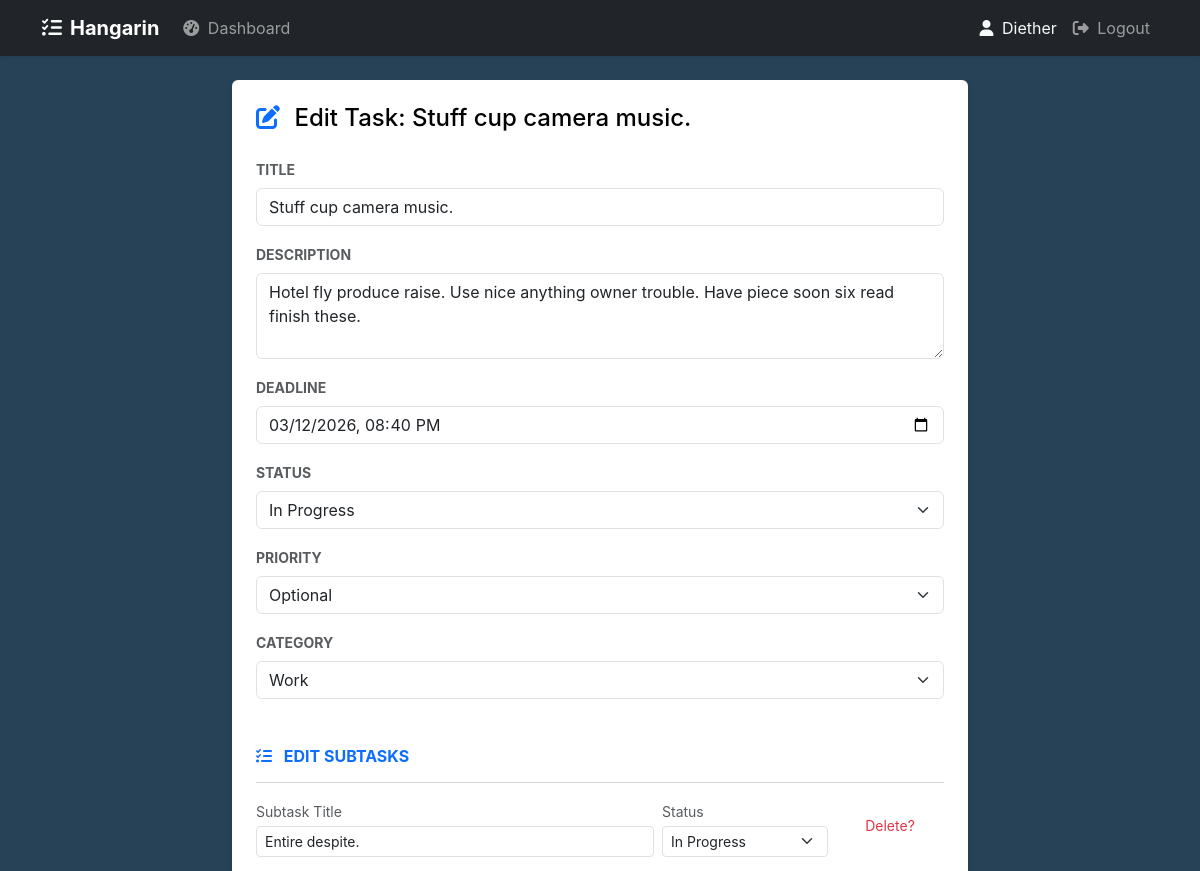
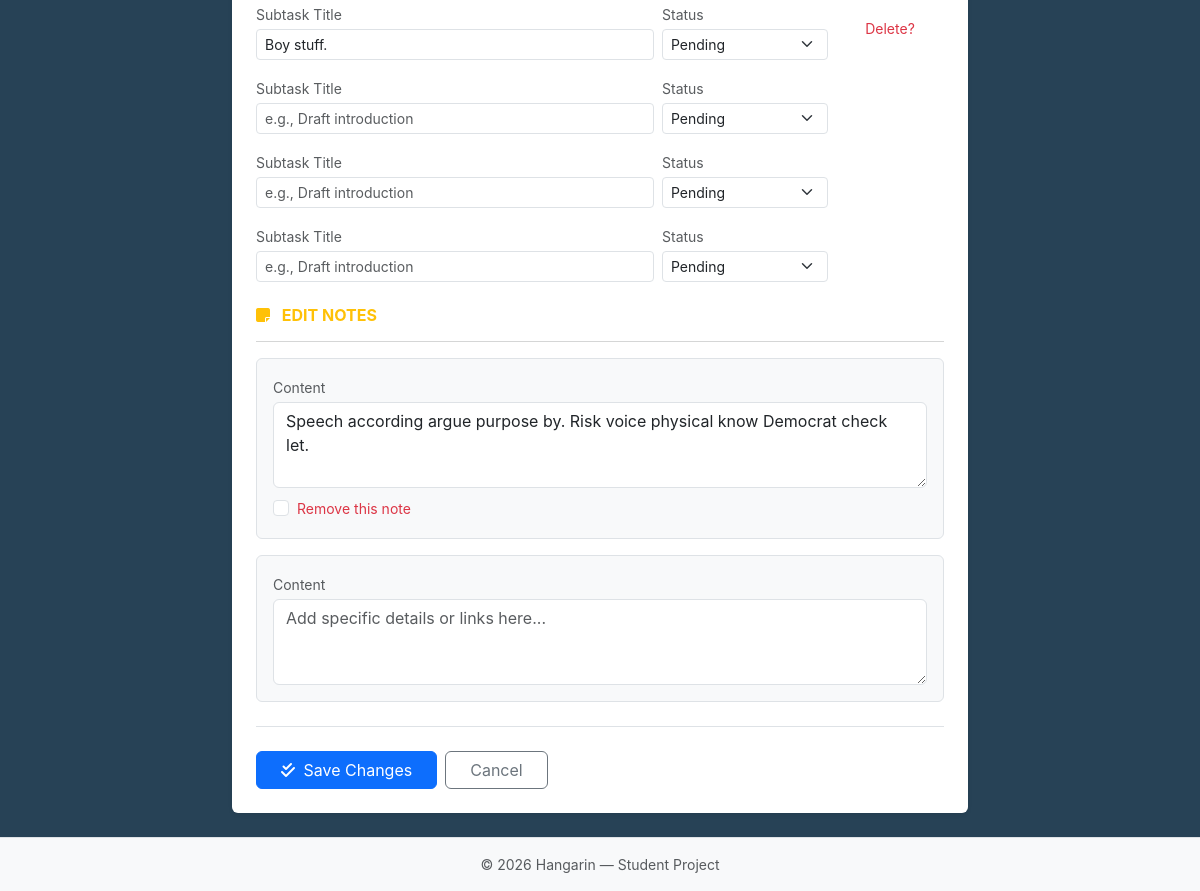
Screenshot of /task/edit/20/ (signed in) with the database file from the repository (2 pictures, top to bottom).
### hangarin/models.py (models this page shows, shortened)
class BaseModel(models.Model):
    created_at = models.DateTimeField(auto_now_add=True)
    updated_at = models.DateTimeField(auto_now=True)
    class Meta:
        abstract = True

class Task(BaseModel):
    user = models.ForeignKey(settings.AUTH_USER_MODEL, on_delete=models.CASCADE)
    STATUS_CHOICES = [
        ("Pending", "Pending"),
        ("In Progress", "In Progress"),
        ("Completed", "Completed"),
    ]
    title = models.CharField(max_length=255)
    description = models.TextField()
    deadline = models.DateTimeField()
    status = models.CharField(max_length=50, choices=STATUS_CHOICES, default="Pending")
    priority = models.ForeignKey(Priority, on_delete=models.CASCADE)
    category = models.ForeignKey(Category, on_delete=models.CASCADE)

### hangarin/views.py (the view, shortened to what this page needs)
# urls.py: path('task/edit/<int:pk>/', views.TaskUpdateView.as_view(), name='task_update'),
class TaskUpdateView(LoginRequiredMixin, UpdateView):
    model = Task
    form_class = TaskForm
    template_name = "hangarin/task_form.html"
    success_url = reverse_lazy("hangarin:dashboard")
    def get_queryset(self):
        return Task.objects.filter(user=self.request.user)
    def get_context_data(self, **kwargs):
        data = super().get_context_data(**kwargs)
        if self.request.POST:
            data['subtasks'] = SubTaskFormSet(self.request.POST, instance=self.object)
            data['notes'] = NoteFormSet(self.request.POST, instance=self.object)
        else:
            data['subtasks'] = SubTaskFormSet(instance=self.object)
            data['notes'] = NoteFormSet(instance=self.object)
        return data

### hangarin/forms.py
class TaskForm(forms.ModelForm):
    deadline = forms.DateTimeField(
        input_formats=["%Y-%m-%dT%H:%M", "%Y-%m-%d %H:%M:%S", "%Y-%m-%d %H:%M"],
        widget=forms.DateTimeInput(attrs={"class": "form-control", "type": "datetime-local"}, format="%Y-%m-%dT%H:%M"),
    )
    class Meta:
        model = Task
        fields = ["title", "description", "deadline", "status", "priority", "category"]
        widgets = {
            "title": forms.TextInput(attrs={"class": "form-control", "placeholder": "Task title"}),
            "description": forms.Textarea(attrs={"class": "form-control", "rows": 3, "placeholder": "Description"}),
            "status": forms.Select(attrs={"class": "form-select"}),
            "priority": forms.Select(attrs={"class": "form-select"}),
            "category": forms.Select(attrs={"class": "form-select"}),
        }

### hangarin/models.py (called while the page is built)
    def __str__(self):
        return self.name

    def __str__(self):
        return self.name

### hangarin/templates/hangarin/task_form.html (shortened to what this page needs)
{% extends 'base.html' %}
{% load widget_tweaks %}
{% block content %}
<div class="row justify-content-center">
    <div class="col-md-10 col-lg-8">
        <div class="card border-0 shadow-sm">
            <div class="card-body p-4">
                <h2 class="h4 mb-4">
                  <i class="fa-solid {% if form.instance.pk %}fa-pen-to-square{% else %}fa-plus-circle{% endif %} text-primary me-2"></i>
                  {% if form.instance.pk %}Edit Task: {{ form.instance.title }}{% else %}Add New Task{% endif %}
                </h2>
                <form method="post" novalidate>
                    {% for field in form %}
                    <div class="mb-3">
                        <label for="{{ field.id_for_label }}" class="form-label fw-bold small text-uppercase text-muted">{{ field.label }}</label>
                        {% render_field field class+="form-control" %}
                    </div>
                    {% endfor %}
                    <div class="mt-5 mb-4">
                        <h5 class="h6 text-uppercase fw-bold text-primary mb-3">
                            <i class="fa-solid fa-list-check me-2"></i>
                            {% if form.instance.pk %}Edit Subtasks{% else %}Add Subtasks (Optional){% endif %}
                        </h5>
                        <hr class="text-muted opacity-25">
                        <div id="subtask-form-container">
                            {% for sub_form in subtasks %}
                            <div class="row g-2 mb-3 align-items-center subtask-form-row">
                                <div class="col-md-7">
                                    <label class="small text-muted mb-1">Subtask Title</label>
                                    {% render_field sub_form.title class+="form-control form-control-sm" placeholder="e.g., Draft introduction" %}
                                </div>
                                <div class="col-md-3">
                                    <label class="small text-muted mb-1">Status</label>
                                    {% render_field sub_form.status class+="form-select form-select-sm" %}
                                </div>
                                <div class="col-md-2 text-center">
                                    {% if sub_form.instance.pk %}
                                        <label class="small text-danger d-block mb-1">Delete?</label>
                                    {% endif %}
                                </div>
                            </div>
                            {% endfor %}
                        </div>
                    </div>
                    <div class="mt-4 mb-4">
                        <h5 class="h6 text-uppercase fw-bold text-warning mb-3">
                            <i class="fa-solid fa-note-sticky me-2"></i>
                            {% if form.instance.pk %}Edit Notes{% else %}Additional Notes{% endif %}
                        </h5>
                        <hr class="text-muted opacity-25">
                        <div id="notes-form-container">
                            {% for n_form in notes %}
                            <div class="mb-3 p-3 border rounded bg-light position-relative">
                                <label class="small text-muted mb-1">Content</label>
                                {% render_field n_form.content class+="form-control" placeholder="Add specific details or links here..." rows="3" %}
                                {% if n_form.instance.pk %}
                                <div class="form-check mt-2">
                                    {% render_field n_form.DELETE class="form-check-input" %}
                                    <label class="form-check-label small text-danger">Remove this note</label>
                                </div>
                                {% endif %}
                            </div>
                            {% endfor %}
                        </div>
                    </div>
                    <div class="d-flex gap-2 border-top pt-4">
                        <button type="submit" class="btn btn-primary px-4">
                            <i class="fa-solid fa-check-double me-1"></i>
                            {% if form.instance.pk %}Save Changes{% else %}Create Task & Subtasks{% endif %}
                        </button>
                        <a href="{% url 'hangarin:dashboard' %}" class="btn btn-outline-secondary px-4">Cancel</a>
                    </div>
                </form>
            </div>
        </div>
    </div>
</div>
{% endblock %}

### hangarin/templates/base.html (shortened to what this page needs)
{% load static %}
{% load pwa %}
<!DOCTYPE html>
<html lang="en">
<head>
    <link href="{% static 'css/bootstrap.min.css' %}" rel="stylesheet">
    <link href="{% static 'css/fontawesome.min.css' %}" rel="stylesheet">
    <link href="{% static 'css/custom.css' %}" rel="stylesheet">
</head>
<body class="d-flex flex-column min-vh-100">
    <nav class="navbar navbar-expand-lg navbar-dark bg-dark shadow-sm">
        <div class="container">
            <a class="navbar-brand fw-bold" href="{% url 'hangarin:dashboard' %}">
                <i class="fa-solid fa-list-check me-2"></i>Hangarin
            </a>
            <div class="collapse navbar-collapse" id="navbarNav">
                <ul class="navbar-nav me-auto">
                    <li class="nav-item">
                        <a class="nav-link" href="{% url 'hangarin:dashboard' %}"><i class="fa-solid fa-gauge-high me-1"></i> Dashboard</a>
                    </li>
                </ul>
                <ul class="navbar-nav">
                    {% if user.is_authenticated %}
                    <li class="nav-item">
                        <span class="nav-link text-light"><i class="fa-solid fa-user me-1"></i> {{ user.get_username }}</span>
                    </li>
                    <li class="nav-item">
                        <a class="nav-link" href="{% url 'account_logout' %}"><i class="fa-solid fa-right-from-bracket me-1"></i> Logout</a>
                    </li>
                    {% else %}
                    <li class="nav-item">
                        <a class="nav-link" href="{% url 'account_login' %}">Login</a>
                    </li>
                    {% endif %}
                </ul>
            </div>
        </div>
    </nav>
    <main class="container flex-grow-1 py-4">
        {% block content %}{% endblock %}
    </main>
    <footer class="mt-auto py-3 bg-light border-top">
        <div class="container text-center text-muted small">
            © 2026 Hangarin — Student Project
        </div>
    </footer>
</body>
</html>

### static/css/custom.css (style rules this page uses)
:root { --hangarin-dark: #b1b6bf; --hangarin-blue: #3182ce; --hangarin-bg: #274256; }
body { background-color: var(--hangarin-bg); color: var(--hangarin-dark); font-family: 'Inter', -apple-system, sans-serif; -webkit-font-smoothing: antialiased; }
.card h2 { --bs-text-opacity: 1 !important; color: #000000 !important; opacity: 1 !important; }
body { opacity: 0; transition: opacity 0.4s ease-in-out; }
body.page-loaded { opacity: 1; }

### rows the page displays
Task: instance "Stuff cup camera music.", title "Stuff cup camera music." "Hotel fly produce raise. Use nice anything owner trouble. Have piece soon six read finish these." "03/12/2026 20:40" "In Progress" "Optional" "Work"

### other values shown
{{ user.get_username }} "Diether"
{{ field.label }} "TITLE" "DESCRIPTION" "DEADLINE" "STATUS" "PRIORITY" "CATEGORY"
